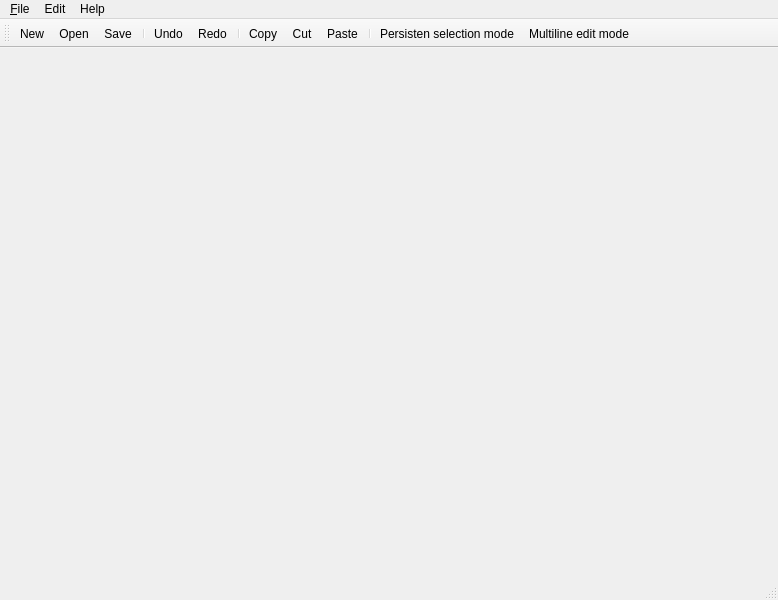
<ui version="4.0" >
 <author></author>
 <comment></comment>
 <exportmacro></exportmacro>
 <class>MainWindow</class>
 <widget class="QMainWindow" name="MainWindow" >
  <property name="geometry" >
   <rect>
    <x>0</x>
    <y>0</y>
    <width>778</width>
    <height>600</height>
   </rect>
  </property>
  <property name="windowTitle" >
   <string>MainWindow</string>
  </property>
  <widget class="QWidget" name="centralwidget" />
  <widget class="QMenuBar" name="menubar" >
   <property name="geometry" >
    <rect>
     <x>0</x>
     <y>0</y>
     <width>778</width>
     <height>19</height>
    </rect>
   </property>
   <widget class="QMenu" name="menuFile" >
    <property name="title" >
     <string>&amp;File</string>
    </property>
    <addaction name="actionNew" />
    <addaction name="actionOpen" />
    <addaction name="actionSave" />
    <addaction name="actionSave_As" />
    <addaction name="actionClose" />
    <addaction name="separator" />
    <addaction name="actionQuit" />
   </widget>
   <widget class="QMenu" name="menuEdit" >
    <property name="title" >
     <string>Edit</string>
    </property>
    <addaction name="actionUndo" />
    <addaction name="actionRedo" />
    <addaction name="separator" />
    <addaction name="actionCopy" />
    <addaction name="actionCut" />
    <addaction name="actionPaste" />
    <addaction name="separator" />
    <addaction name="actionPersisten_selection_mode" />
    <addaction name="actionMultiline_edit_mode" />
    <addaction name="separator" />
    <addaction name="actionSelect_All" />
   </widget>
   <widget class="QMenu" name="menuHelp" >
    <property name="title" >
     <string>Help</string>
    </property>
    <addaction name="action_About" />
   </widget>
   <addaction name="menuFile" />
   <addaction name="menuEdit" />
   <addaction name="menuHelp" />
  </widget>
  <widget class="QStatusBar" name="statusbar" >
   <property name="geometry" >
    <rect>
     <x>0</x>
     <y>581</y>
     <width>778</width>
     <height>19</height>
    </rect>
   </property>
  </widget>
  <widget class="QToolBar" name="toolBar" >
   <property name="orientation" >
    <enum>Qt::Horizontal</enum>
   </property>
   <attribute name="toolBarArea" >
    <number>4</number>
   </attribute>
   <addaction name="actionNew" />
   <addaction name="actionOpen" />
   <addaction name="actionSave" />
   <addaction name="separator" />
   <addaction name="actionUndo" />
   <addaction name="actionRedo" />
   <addaction name="separator" />
   <addaction name="actionCopy" />
   <addaction name="actionCut" />
   <addaction name="actionPaste" />
   <addaction name="separator" />
   <addaction name="actionPersisten_selection_mode" />
   <addaction name="actionMultiline_edit_mode" />
  </widget>
  <action name="actionNew" >
   <property name="icon" >
    <iconset resource="..\sphere.qrc" >:/icons/images/new.png</iconset>
   </property>
   <property name="text" >
    <string>&amp;New</string>
   </property>
  </action>
  <action name="actionOpen" >
   <property name="icon" >
    <iconset resource="..\sphere.qrc" >:/icons/images/open.png</iconset>
   </property>
   <property name="text" >
    <string>&amp;Open</string>
   </property>
  </action>
  <action name="actionSave" >
   <property name="icon" >
    <iconset resource="..\sphere.qrc" >:/icons/images/save.png</iconset>
   </property>
   <property name="text" >
    <string>&amp;Save</string>
   </property>
  </action>
  <action name="actionSave_As" >
   <property name="icon" >
    <iconset resource="..\sphere.qrc" >:/icons/images/saveas.png</iconset>
   </property>
   <property name="text" >
    <string>Save &amp;As...</string>
   </property>
  </action>
  <action name="actionClose" >
   <property name="text" >
    <string>&amp;Close</string>
   </property>
  </action>
  <action name="actionQuit" >
   <property name="text" >
    <string>&amp;Quit</string>
   </property>
  </action>
  <action name="actionUndo" >
   <property name="icon" >
    <iconset resource="..\sphere.qrc" >:/icons/images/undo.png</iconset>
   </property>
   <property name="text" >
    <string>&amp;Undo</string>
   </property>
  </action>
  <action name="actionRedo" >
   <property name="icon" >
    <iconset resource="..\sphere.qrc" >:/icons/images/redo.png</iconset>
   </property>
   <property name="text" >
    <string>&amp;Redo</string>
   </property>
  </action>
  <action name="actionCopy" >
   <property name="icon" >
    <iconset resource="..\sphere.qrc" >:/icons/images/copy.png</iconset>
   </property>
   <property name="text" >
    <string>&amp;Copy</string>
   </property>
  </action>
  <action name="actionCut" >
   <property name="icon" >
    <iconset resource="..\sphere.qrc" >:/icons/images/cut.png</iconset>
   </property>
   <property name="text" >
    <string>Cu&amp;t</string>
   </property>
  </action>
  <action name="actionPaste" >
   <property name="icon" >
    <iconset resource="..\sphere.qrc" >:/icons/images/paste.png</iconset>
   </property>
   <property name="text" >
    <string>&amp;Paste</string>
   </property>
  </action>
  <action name="actionSelect_All" >
   <property name="text" >
    <string>Select &amp;All</string>
   </property>
  </action>
  <action name="action_About" >
   <property name="text" >
    <string>&amp;About...</string>
   </property>
  </action>
  <action name="actionPersisten_selection_mode" >
   <property name="icon" >
    <iconset resource="..\sphere.qrc" >:/icons/images/persistentselection.png</iconset>
   </property>
   <property name="text" >
    <string>Persisten selection mode</string>
   </property>
  </action>
  <action name="actionMultiline_edit_mode" >
   <property name="icon" >
    <iconset resource="..\sphere.qrc" >:/icons/images/multilineedit.png</iconset>
   </property>
   <property name="text" >
    <string>Multiline edit mode</string>
   </property>
  </action>
 </widget>
 <pixmapfunction></pixmapfunction>
 <resources>
  <include location="../sphere.qrc" />
 </resources>
 <connections/>
</ui>
